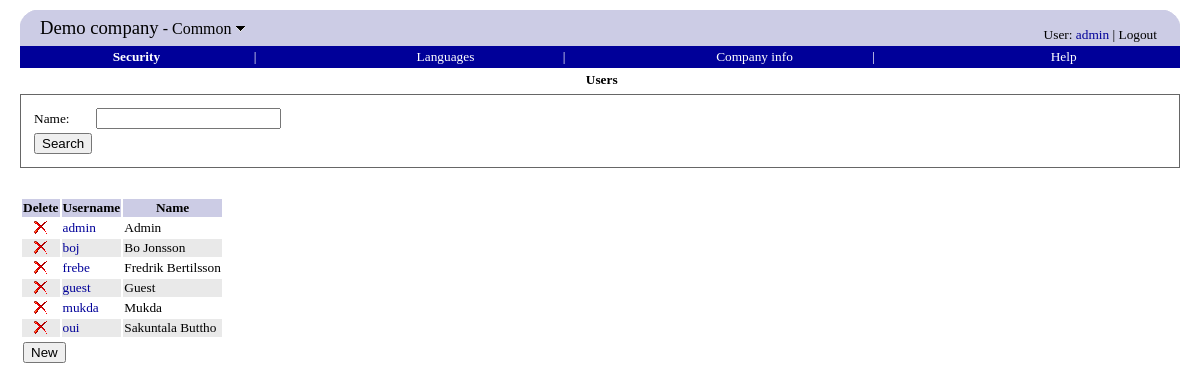
The app's page /common/users.php (signed in), older data.
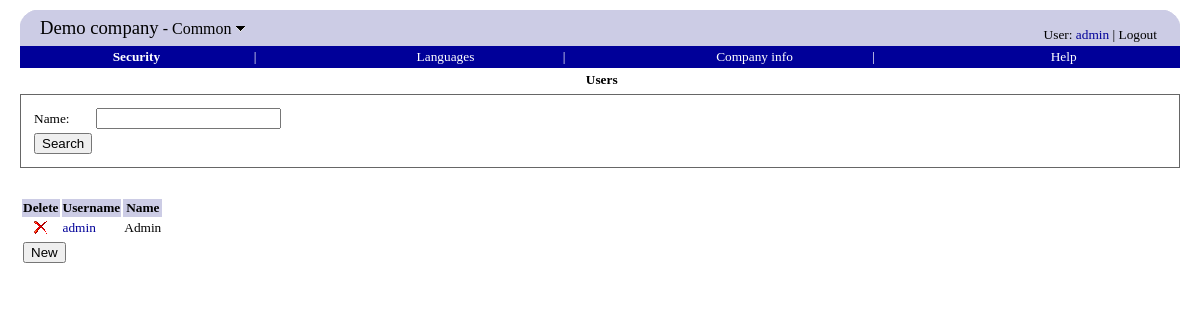
The same page, newer data.
### tables this page shows
CREATE TABLE `companyinfo` (
  `companyname` varchar(80) default NULL,
  `vatnumber` varchar(32) default NULL,
  `streetaddress` varchar(128) default NULL,
  `city` varchar(32) default NULL,
  `zipcode` varchar(20) default NULL,
  `email` varchar(80) default NULL
);

CREATE TABLE `user` (
  `username` varchar(16) NOT NULL default '',
  `full_name` varchar(64) default NULL,
  `password` varchar(32) default NULL,
  `employeeid` int(10) unsigned default NULL,
  `admin` smallint(5) unsigned default NULL,
  `language` varchar(8) default NULL,
  locationid integer unsigned,
  PRIMARY KEY  (`username`)
);

### include/database.inc.php (called while the page is built, shortened)
<?php
function query($sql)
{
	$q = mysql_query($sql);
	$err = mysql_error();
	return $q;
}
function fetch_array($query)
{
	return mysql_fetch_array($query);
}
function fetch_object($query)
{
	return mysql_fetch_object($query);
}
function findValue($sql, $default = null)
{
    $rs = query($sql);
    $row = fetch_array($rs);
    return $row[0];
}
?>

### common/users.php (the view, shortened to what this page needs)
<?php
	include('include.php');
    $full_name = getParam('full_name');
	$selectSQL = <<<SQL
	select
	    username,
	    full_name,
	    language,
		password
	from user
	where full_name like '$full_name%'
SQL;
?>
<head>
</head>
<body>
<?php menubar("security.php") ?>
<?php title(tr("Users")) ?>
<form action="users.php" method="GET">
<div class="border">
<table>
<tr><td><?php echo tr("Name") ?>:</td><td><input type="text" name="full_name" value="<?php echo  getParam('full_name') ?>"/></td></tr>
<tr><td><input type="submit" name="search" value="<?php echo tr("Search") ?>" /></td></tr>
</table>
</div>
</form>
<form action="users.php" method=POST>
<table>
<th><?php echo tr("Delete") ?></th>
<th><?php echo tr("Username") ?></th>
<th><?php echo tr("Name") ?></th>
<?php
    $rs = query($selectSQL);
    $class = "odd";
    while ($row = fetch_object($rs)) {
        echo "<tr class='$class'>";
		echo "<td align=center>";
		deleteIcon("users.php?del_username=$row->username");
		echo "</td>";
		echo "<td><a href='user.php?uname=$row->username'>$row->username</a></td>";
		echo "<td>$row->full_name</td>";
        echo "</tr>";
        $class = ($class == "odd" ? "even" : "odd");
    }
?>
</table>
<table>
<tr>
<td><?php newButton("user.php") ?></td>
</tr>
</table>
</form>
</body>

### include/therp_include.php (shortened to what this page needs)
<?php
include('standard_include.php');
function top0($module = null)
{
	echo "<table cellpadding=0 cellspacing=0 width='100%' border=0>";
	echo "<tr>";
	echo "<td width=20><img src='../images/tl.png'></td>";
	echo "<td rowspan=2 bgColor='#CCCCE5'>";
	$title = tr("Switch module");
	$thERP = findValue("select companyname from companyinfo");
	echo "<span style='font-size: 14pt;'>";
	echo "<a class=logo href='../common/modules.php' title='$title'>$thERP</a></span>";
	if ($module != null) {
		echo "<span style='font-size: 12pt;'>&nbsp;-&nbsp;";
		$onMouseOver = "document.getElementById(\"down\").src=\"../images/down_hover.gif\"";
		$onMouseOut = "document.getElementById(\"down\").src=\"../images/down.gif\"";
		echo "<a class=logo href='../common/modules.php' title='$title' ";
		echo "onMouseOver='$onMouseOver' onMouseOut='$onMouseOut'>";
		echo tr($module);
		echo "&nbsp;<img id=down src='../images/down.gif' border=0 style='position: relative; top: -2'>";
		echo "</a>";
		echo "</span>";
	}
	echo "</td>";
	echo "<td align=right valign=bottom rowspan=2 bgColor='#CCCCE5' style='padding: 3'>";
	echo "<span class=username>";
	$href = '../payroll/selfservice_settings.php';
	echo tr("User") . ": <a href='$href'>" . getUser() . "</a> | <a href='../common/modules.php?logout=true' class=logo>";
	echo tr("Logout") . "</a>";
	echo "</span>\n";
	echo "</td>";
	echo "<td width=20><img src='../images/tr.png'></td>";
	echo "</tr>";
	echo "<tr bgColor='#CCCCE5'>";
	echo "<td>&nbsp;</td>";
	echo "<td>&nbsp;</td>";
	echo "</tr>";
	echo "</table>\n";
}
function menu($href, $text, $width, $hasNext, $currentHref)
{
	$current = $href == $currentHref;
	$class = $current ? 'menubar_current' : 'menubar';
	echo "<td width='$width%' align='center'><a class=$class href='$href'>" . tr($text) . "</a></td>\n";
	if ($hasNext)
		echo "<td>|</td>";
}
?>

### common/include.php (shortened to what this page needs)
<?php
include('../include/therp_include.php');
function menubar($currentHref = null)
{
	top0("Common");
	echo "<table width='100%' cellspacing=0 cellpadding=0 >";
	echo "<tr>";
	echo "<td>";
	echo "<table width='100%' class=menubar>";
		echo "<tr>";
			$percent = 20;
			menu('security.php', 'Security', $percent, true, $currentHref);
		echo "</tr>";
	echo "</table>";
	echo "</td>";
	echo "</tr>";
	echo "</table>";
}
?>

### include/standard_include.php (shortened to what this page needs)
<?php
include('database.inc.php');
function isEmpty($str)
{
	return (strlen(trim($str)) == 0) || ($str == "null");
}
function getParam($name, $default = null)
{
	if (array_key_exists($name, $_REQUEST)) {
		$param = $_REQUEST[$name];
		if ($default != null && isEmpty($param)) {
			return $default;
		}
		return $param;
	} else
		return $default;
}
function button($caption, $name, $url = null, $accesskey = null)
{
	$caption = tr($caption);
    $type = "submit";
    if ($url != null)
        $type = "button";
    echo "<input type=$type value='$caption' name='$name' ";
    if ($url != null)
        echo "onClick=\"window.location.href='$url'\"";
	if ($accesskey != null)
		echo "accesskey='$accesskey'";
    echo "/>";
}
function newButton($url = null)
{
    return button("New", "new", $url);
}
function deleteIcon($href)
{
	echo "<a href='$href'>";
	image("delete.png");
	echo "</a>";
}
function image($name)
{
	echo "<img src='../images/$name' border=0/>";
}
function getUser()
{
	return $_SESSION['username'];
}
function title($title)
{
	echo "<center>";
	echo "<table cellspacing='0' cellspacing='5'>";
	echo "<tr height='3'/>";
	echo "<tr class='title'>";
	echo "<td class=title>&nbsp;$title</td>";
	echo "</tr>";
	echo "<tr height='5'/>";
	echo "</table>";
	echo "</center>\n";
}
function tr($text)
{
	if (!defined($text))
		return $text;
	return constant($text);
}
?>

### include/therp.css (style rules this page uses)
BODY { margin-left: 20; margin-right: 20; margin-top: 10; margin-bottom: 40; font-family: verdana; font-size: 10pt; }
TH { font-family: verdana; font-size: 10pt; background-color: #CCCCE5; font-weight: bold; }
TD { font-family: verdana; font-size: 10pt; }
A { text-decoration: none; color: #000099; }
.menubar { background-color: #000099; color: white; text-decoration: none; font-weight: normal; }
.menubar_current { color: white; text-decoration: none; font-weight: bold; }
.title { color: black; font-weight: bold; }
A.logo { text-decoration: none; color: black; }
.border { border: 1px solid #666; padding: 10; }
.username { font-size: 10pt; }
TR.even { background-color: #E9E9E9; }

Row changes from the older to the newer data that the page shows:
removed user: username "boj", full_name "Bo Jonsson"
removed user: username "frebe", full_name "Fredrik Bertilsson"
removed user: username "guest", full_name "Guest"
removed user: username "mukda", full_name "Mukda"
removed user: username "oui", full_name "Sakuntala Buttho"
